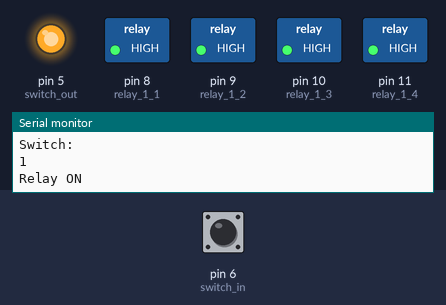
The sketch below on a simulated Arduino Uno, built with avr-gcc and run on an emulated ATmega328P. On the bench: switched loads named in the sketch (green lamp = pin HIGH), output pins drawn as LEDs (lit = HIGH), the last lines printed to the serial monitor. The inputs (shaded band) are chosen by the test bench; at power-on: pin 6 (switch_in) HIGH.

Above: at 6.2 s.
6.3 s: pin 6 (switch_in) pulled LOW for 0.15 s
At 6.5 s:
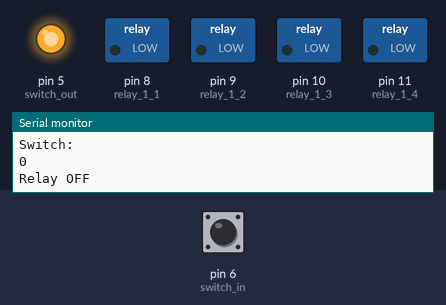
8.1 s: pin 6 (switch_in) pulled LOW for 3.2 s
At 11.8 s:
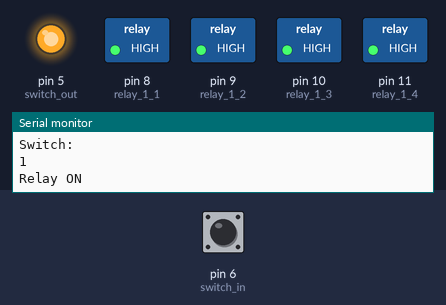
Timing chart, 0 to 13.3 s (numbered marks = the images above; inputs shaded):
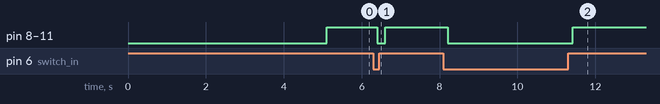

The sketch:

relay.ino
```cpp
int relay_1_1 = 8;
int relay_1_2 = 9;
int relay_1_3 = 10;
int relay_1_4 = 11;


int switch_out = 5;
int switch_in = 6;

int switch1 = 0;

void setup()
{
    pinMode(relay_1_1, OUTPUT);
    pinMode(relay_1_2, OUTPUT);
    pinMode(relay_1_3, OUTPUT);
    pinMode(relay_1_4, OUTPUT);


    pinMode(switch_out, OUTPUT);
    pinMode(switch_in, INPUT_PULLUP);
    digitalWrite(switch_out, HIGH);
    Serial.begin(9600);
    delay(5000);
}

void loop()
{
    switch1 = digitalRead(switch_in);
    delay(100);
    Serial.println("Switch:");
    Serial.println(switch1);


    if (switch1 == 1){

        Serial.println("Relay ON");
        digitalWrite(relay_1_1, HIGH);
        digitalWrite(relay_1_2, HIGH);
        digitalWrite(relay_1_3, HIGH);
        digitalWrite(relay_1_4, HIGH);
    } else {

        Serial.println("Relay OFF");
        digitalWrite(relay_1_1, LOW);
        digitalWrite(relay_1_2, LOW);
        digitalWrite(relay_1_3, LOW);
        digitalWrite(relay_1_4, LOW);
    }

}
```

Measured:
- after the input at 6.3 s, pin 8 (relay_1_1), pin 9 (relay_1_2), pin 10 (relay_1_3), pin 11 (relay_1_4): HIGH → LOW after 0.10 s, → HIGH 0.20 s later
- after the input at 8.1 s, pin 8 (relay_1_1), pin 9 (relay_1_2), pin 10 (relay_1_3), pin 11 (relay_1_4): HIGH → LOW after 0.11 s, → HIGH 3.2 s later
